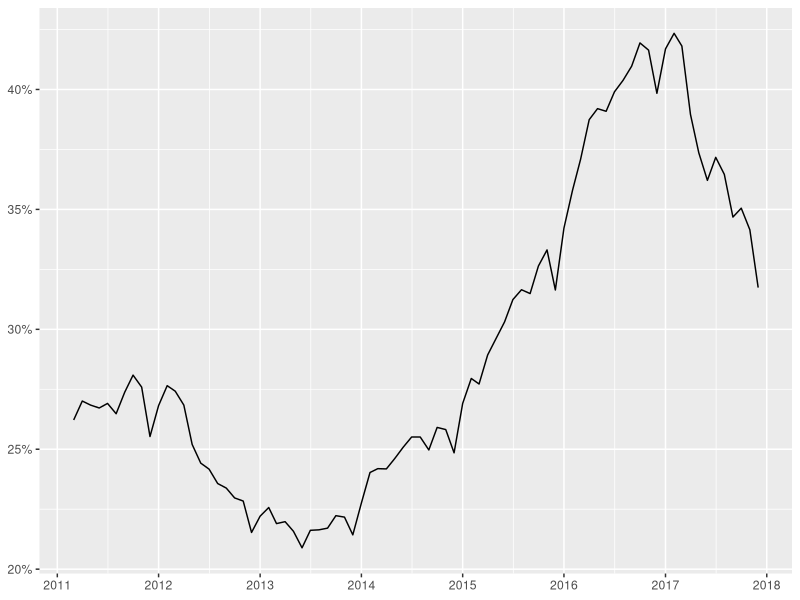

Generate this figure with R: (Note: this script raises an error after producing the figure.)
library(tidyverse)
library(data.table)
library(lubridate)
library(cowplot)
library(scales)

# -----------------------------------------------
df <- fread("../dados/series_economicas.csv") %>%
  as_tibble() %>%
  mutate(date = ymd(date))

# -----------------------------------------------

intervalo <- c(min(df$date), NA)

plt <- ggplot(df) + labs(x = NULL, y = NULL) +
  scale_x_date(date_labels = "%Y", date_breaks = "1 year") +
  theme(
    plot.caption = element_text(color = "black"),
    plot.title = element_text(hjust = 1 / 2)
  )

plt + geom_line(aes(date, spread / 100)) +
  scale_y_continuous(labels = scales::percent_format()) +
  ggsave("Spread.pdf", device = cairo_pdf, dpi = 300, height = 7, units = "cm")

plt + geom_line(aes(date, ihh)) +
  ggsave("IGP.pdf", device = cairo_pdf, dpi = 300, height = 7, units = "cm")

plt + geom_line(aes(date, igp)) +
  ggsave("Inflacao.pdf", device = cairo_pdf, dpi = 300, height = 7, units = "cm")

plt + geom_line(aes(date, selic / 100)) +
  scale_y_continuous(labels = scales::percent_format()) +
  ggsave("Selic.pdf", device = cairo_pdf, dpi = 300, height = 7, units = "cm")

plt + geom_line(aes(date, inad)) +
  ggsave("Inadimplencia.pdf", device = cairo_pdf, dpi = 300, height = 7, units = "cm")

plt + geom_line(aes(date, pib_mensal)) +
  ggsave("PIB_Mensal", device = cairo_pdf, dpi = 300, height = 7, units = "cm")
